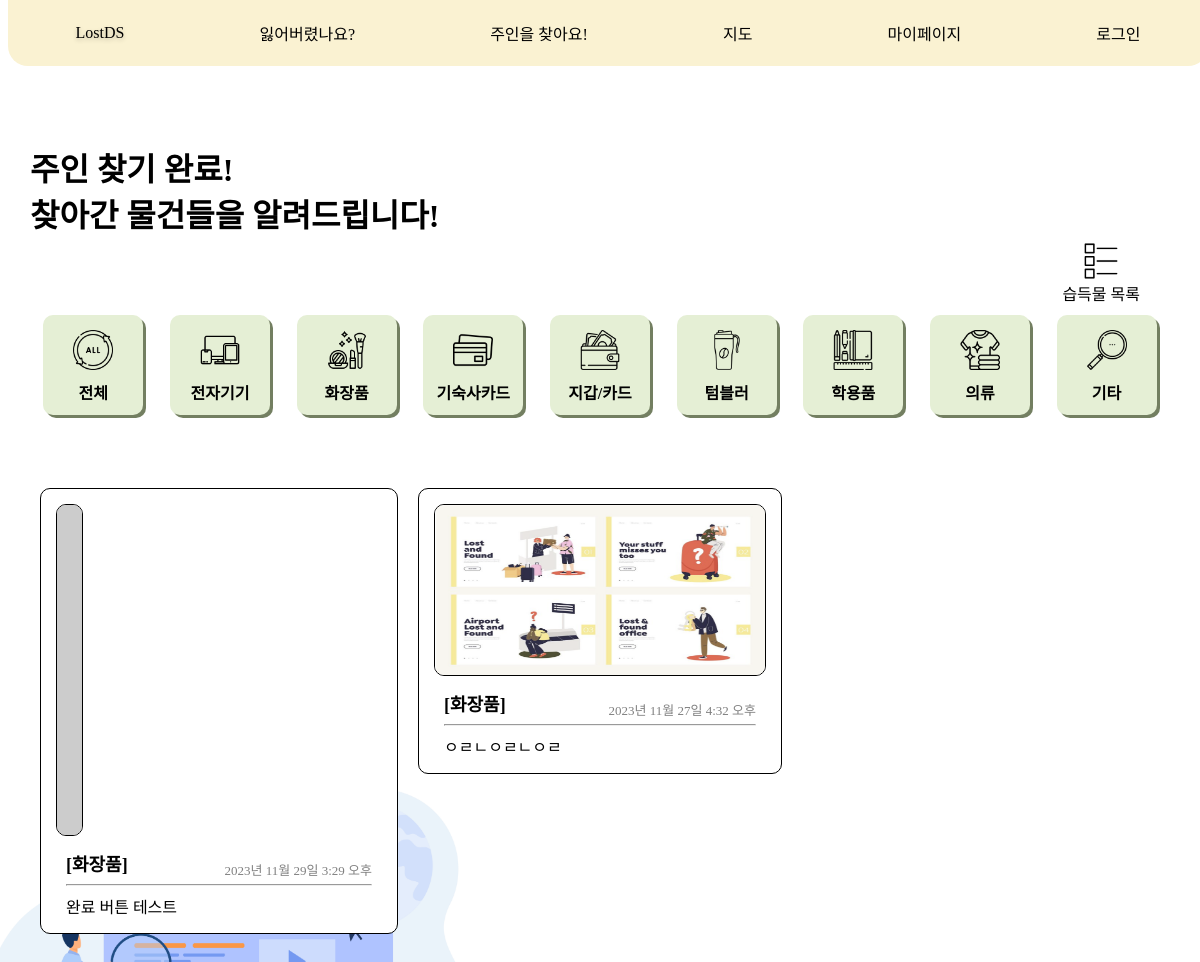
/message/complete_post/, run on an earlier commit of the app's database.
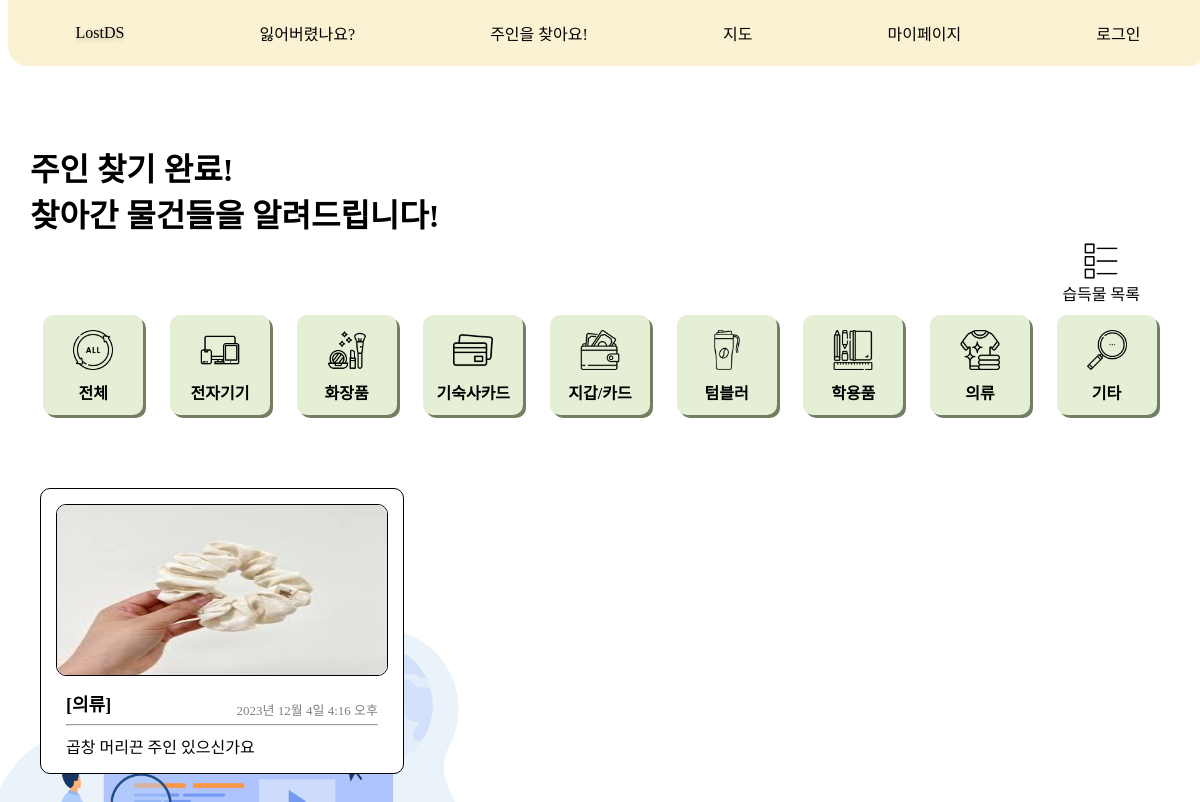
And on a later commit of the database.
### message/models.py (models this page shows, shortened)
class Category(models.Model):
    name = models.CharField(max_length=10, unique=True)
    slug = models.SlugField(max_length=100, unique=True, allow_unicode=True)
    head_image = models.ImageField(upload_to='message/images/category/', blank=True)
    def __str__(self):
        return self.name
    def get_absolute_url_complete(self):
        return f'/message/complete/category/{self.slug}/'
    class Meta:
        verbose_name_plural = 'Categories'

class CompleteItem(models.Model):
    title = models.CharField(max_length=30)
    author = models.ForeignKey(settings.AUTH_USER_MODEL, null=True, on_delete=models.SET_NULL)
    place = models.CharField(max_length=15, null=True)
    created_at = models.DateTimeField()
    category = models.ForeignKey(Category, null=True, on_delete=models.SET_NULL)
    head_image = models.ImageField(upload_to='message/images/complete/%Y/%m/%d/', blank=True)
    content = models.TextField()
    def __str__(self):
        return f'{self.title}'
    def get_absolute_url(self):
        return f'/message/complete_post/{self.pk}/'

### message/views.py (the view)
# urls.py: path('complete_post/', views.completeList.as_view()),
class completeList(ListView):
    model = CompleteItem
    ordering = '-pk'
    paginate_by = 9
    template_name = 'message/completeItem_list.html'
    def get_context_data(self, **kwargs):
        context = super(completeList, self).get_context_data()
        context['categories'] = Category.objects.all()
        return context

### message/templates/message/completeItem_list.html (shortened to what this page needs)
{% extends 'message/base_html/base_list.html' %}
{% load static %}
{% block content %}
<div class="main-title main-title-font">
    주인 찾기 완료!<br/>찾아간 물건들을 알려드립니다!
</div>
<div class="post-button">
    <a class="detail-link-new-post" href="/message/find/">
        <div class="post-list-move-button">
            <img src="/static/message/image/list.png" width="40" height="40">
            습득물 목록
        </div>
    </a>
</div>
<div class="category-container">
    <div class="category-content">
        <a class="detail-link" href="/message/complete_post/">
            <div class="icon-text-wrapper">
                <img src="/static/message/image/all.png" width="40" height="40">
                <div class="category-font">전체</div>
            </div>
        </a>
    </div>
    {% for category in categories %}
    <div class="category-content">
        <a class="detail-link" href="{{ category.get_absolute_url_complete }}">
            <div class="icon-text-wrapper">
                <img src="{{ category.head_image.url }}" width="40" height="40">
                <div class="category-font">{{ category }}</div>
            </div>
        </a>
    </div>
    {% endfor %}
</div>
<br/>
{% endblock %}

### message/templates/message/base_html/base_list.html (shortened to what this page needs)
<!DOCTYPE html>
{% load static %}
<html lang="ko">
<head>
    <link rel="stylesheet" href="{% static 'message/css/base_list.css' %}" media="screen"/>
</head>
<body>
<div style="display: flex; flex-direction: column;">
    <navigation class="nav">
        <a href='/' class='main'>LostDS</a>
        <a href="/message/ask/" class='item'>잃어버렸나요?</a>
        <a href="/message/find/" class='item'>주인을 찾아요!</a>
        <a href='https://map.naver.com/p/search/%EB%8D%95%EC%84%B1%EC%97%AC%EC%9E%90%EB%8C%80%ED%95%99%EA%B5%90?c=15.00,0,0,0,dh'
           class='item'>지도</a>
        <a href="{% url 'mypage' %}" class='item'>마이페이지</a>
        {% if user.is_authenticated %}
        <a href="/login/logout/" class='item'>로그아웃</a>
        {% else %}
        <a href="{% url 'user:login' %}" class='item'>로그인</a>
        {% endif %}
    </navigation>
    <div class="container">
        {% block content %}
        {% endblock %}
        <div class="post-container">
            {% for item in object_list %}
            <a class="detail-link" href="{{ item.get_absolute_url }}">
                <div class="post-content">
                    {% if item.head_image %}
                    <img class="post-image" src="{{ item.head_image.url }}" width="330px" height="170px"
                         alt="{{ item }} head image">
                    {% else %}
                    <img class="post-image" src="https://picsum.photos/seed/{{ item.id }}/330/170"
                         alt="random_image">
                    {% endif %}
                    <div class="post-text-box">
                        <div class="post-category-font">
                            [{{ item.category }}]
                            <span class="post-created_at-font">
                                    {{ item.created_at }}
                                </span>
                        </div>
                        <hr/>
                        <div class="post-title-font">
                            {{ item.title | truncatechars:20 }}
                        </div>
                    </div>
                </div>
            </a>
            {% endfor %}
        </div>
    </div>
</div>
</body>
</html>

What changed in the data, as far as the page shows it:
removed CompleteItem: category "화장품", created_at "2023년 11월 29일 3:29 오후", title "완료 버튼 테스트"
removed CompleteItem: head_image (picture), category "화장품", created_at "2023년 11월 27일 4:32 오후", title "ㅇㄹㄴㅇㄹㄴㅇㄹ"
added CompleteItem: head_image (picture), category "의류", created_at "2023년 12월 4일 4:16 오후", title "곱창 머리끈 주인 있으신가요"
